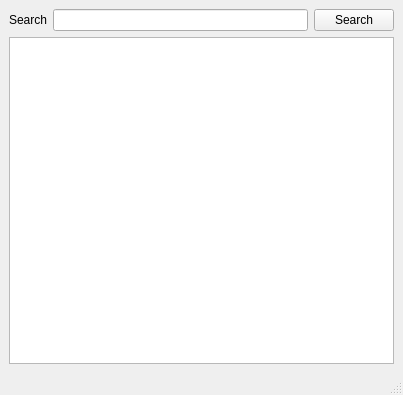
<?xml version="1.0" encoding="UTF-8"?>
<ui version="4.0">
 <class>MainWindow</class>
 <widget class="QMainWindow" name="MainWindow">
  <property name="geometry">
   <rect>
    <x>0</x>
    <y>0</y>
    <width>403</width>
    <height>395</height>
   </rect>
  </property>
  <property name="windowTitle">
   <string>MainWindow</string>
  </property>
  <widget class="QWidget" name="centralwidget">
   <layout class="QHBoxLayout" name="horizontalLayout_2">
    <item>
     <layout class="QVBoxLayout" name="verticalLayout">
      <item>
       <layout class="QHBoxLayout" name="horizontalLayout">
        <item>
         <widget class="QLabel" name="label">
          <property name="text">
           <string>Search</string>
          </property>
         </widget>
        </item>
        <item>
         <widget class="QLineEdit" name="lineEdit">
          <property name="cursor">
           <cursorShape>IBeamCursor</cursorShape>
          </property>
          <property name="contextMenuPolicy">
           <enum>Qt::DefaultContextMenu</enum>
          </property>
          <property name="placeholderText">
           <string/>
          </property>
          <property name="cursorMoveStyle">
           <enum>Qt::VisualMoveStyle</enum>
          </property>
          <property name="clearButtonEnabled">
           <bool>false</bool>
          </property>
         </widget>
        </item>
        <item>
         <widget class="QPushButton" name="pushButton">
          <property name="text">
           <string>Search</string>
          </property>
         </widget>
        </item>
       </layout>
      </item>
      <item>
       <widget class="QTableWidget" name="tableWidget">
        <property name="inputMethodHints">
         <set>Qt::ImhNone</set>
        </property>
        <property name="alternatingRowColors">
         <bool>true</bool>
        </property>
        <property name="showGrid">
         <bool>false</bool>
        </property>
        <property name="gridStyle">
         <enum>Qt::DashLine</enum>
        </property>
       </widget>
      </item>
     </layout>
    </item>
   </layout>
  </widget>
  <widget class="QMenuBar" name="menubar">
   <property name="geometry">
    <rect>
     <x>0</x>
     <y>0</y>
     <width>403</width>
     <height>22</height>
    </rect>
   </property>
  </widget>
  <widget class="QStatusBar" name="statusbar"/>
 </widget>
 <resources/>
 <connections/>
</ui>
